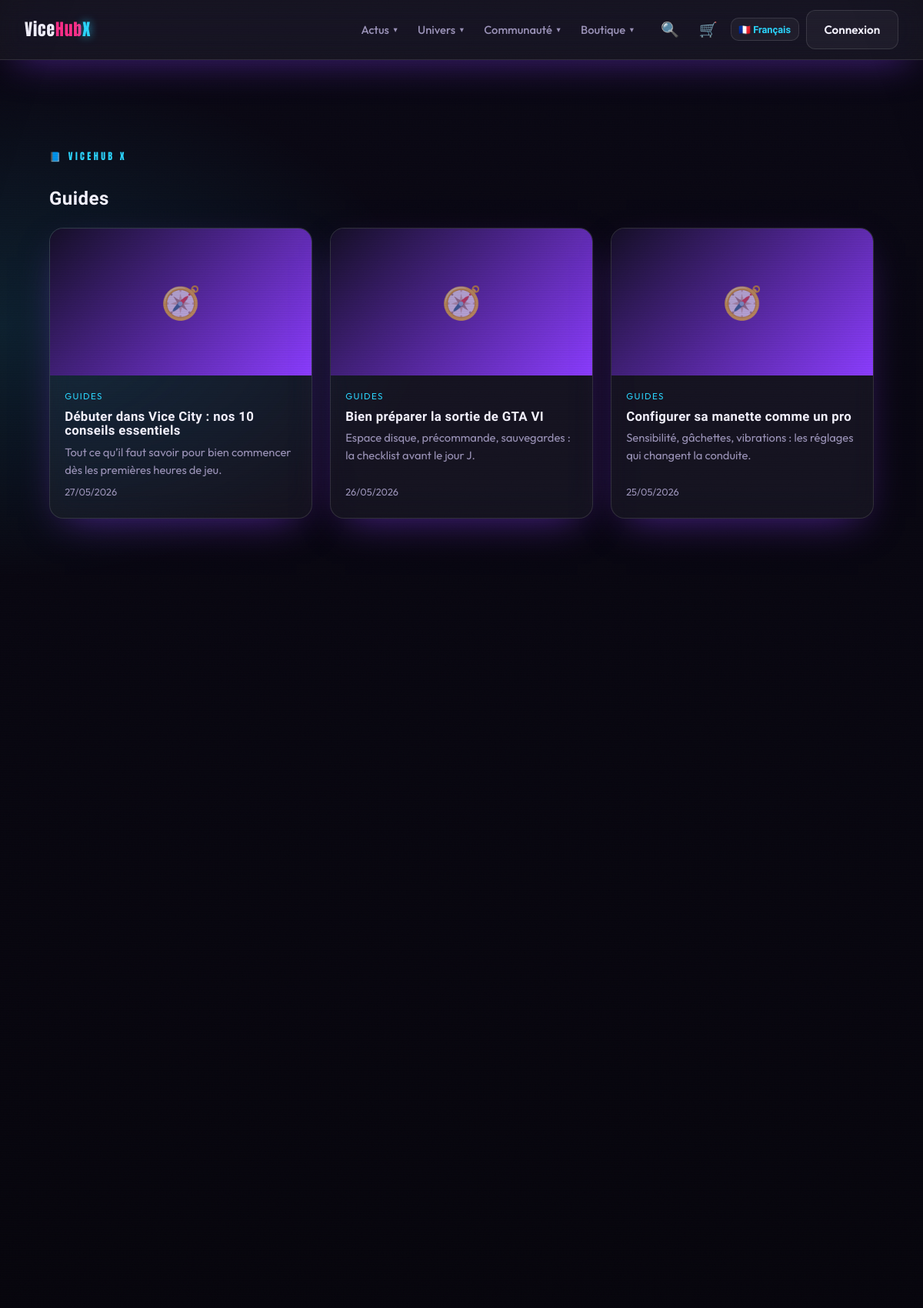
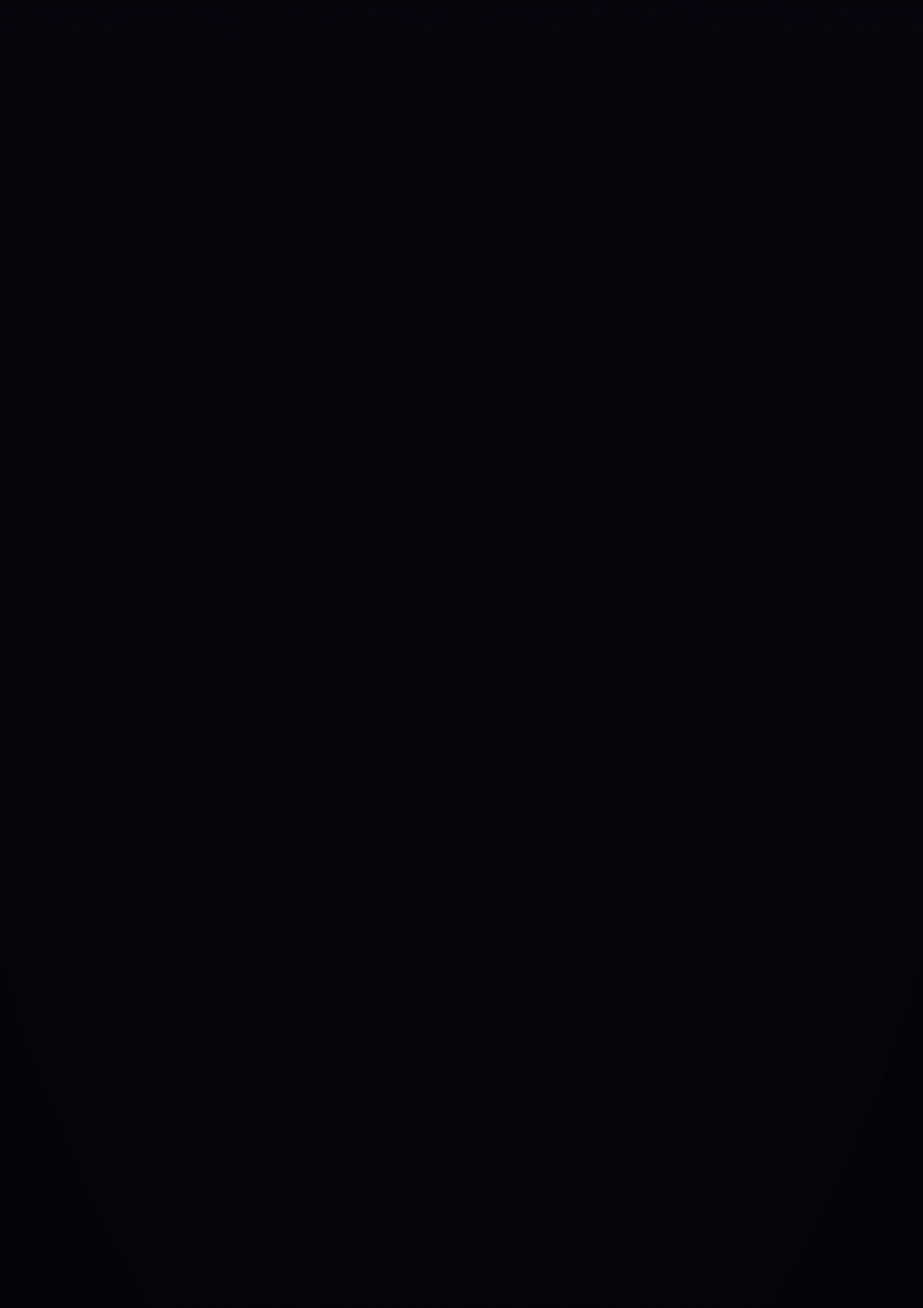
Page /pages/guides.php (upper part) on the committed database (2 pictures, top to bottom).
### tables this page shows
CREATE TABLE articles (
    id           INT AUTO_INCREMENT PRIMARY KEY,
    category_id  INT,
    lang         ENUM('fr','en') NOT NULL DEFAULT 'fr',
    title        VARCHAR(200) NOT NULL,
    slug         VARCHAR(220) NOT NULL UNIQUE,
    excerpt      VARCHAR(400),
    body         MEDIUMTEXT,
    badge        VARCHAR(20) DEFAULT NULL,
    image        VARCHAR(255) DEFAULT NULL,
    author_id    INT DEFAULT NULL,
    status       ENUM('draft','pending','published') NOT NULL DEFAULT 'draft',
    published_at DATETIME DEFAULT NULL,
    created_at   DATETIME NOT NULL DEFAULT CURRENT_TIMESTAMP,
    CONSTRAINT fk_articles_cat FOREIGN KEY (category_id)
        REFERENCES categories(id) ON DELETE SET NULL,
    INDEX idx_status (status),
    INDEX idx_lang (lang)
);

### config/database.php (called while the page is built, shortened)
<?php
function db(): PDO
{
    static $pdo = null;
    if ($pdo instanceof PDO) {
        return $pdo;
    }
    $dsn = sprintf(
        'mysql:host=%s;port=%s;dbname=%s;charset=utf8mb4',
        DB_HOST,
        DB_PORT,
        DB_NAME
    );
    try {
        $pdo = new PDO($dsn, DB_USER, DB_PASS, [
            PDO::ATTR_ERRMODE            => PDO::ERRMODE_EXCEPTION,
            PDO::ATTR_DEFAULT_FETCH_MODE => PDO::FETCH_ASSOC,
            PDO::ATTR_EMULATE_PREPARES   => false,
        ]);
    } catch (PDOException $e) {
        http_response_code(500);
        $hint = (getenv('APP_ENV') ?: 'dev') === 'prod'
            ? 'Service momentanément indisponible.'
            : 'Connexion base de données impossible : ' . $e->getMessage()
              . ' — vérifiez config/config.php et que la base "' . DB_NAME . '" existe.';
        exit('<p style="font-family:sans-serif;padding:2rem;color:#fff;background:#0a0a12">'
            . htmlspecialchars($hint, ENT_QUOTES, 'UTF-8') . '</p>');
    }
    return $pdo;
}

### pages/guides.php (the view, shortened to what this page needs)
<?php
$articles = get_articles(['category' => 'guides', 'lang' => lang()]);
require ROOT_PATH . '/includes/header.php';
?>
<section class="section">
    <span class="eyebrow">📘 ViceHub X</span>
    <h1><?= e(t('page_guides_title')) ?></h1>
    <?php if ($articles): ?>
    <div class="cards" style="margin-top:1.5rem">
        <?php foreach ($articles as $a): ?>
            <article class="card glass reveal">
                <?= media_html($a['image'] ?? '', '🧭', $a['title']) ?>
                <div class="card__body">
                    <span class="card__cat"><?= e(t('nav_guides')) ?></span>
                    <h3 class="card__title"><a href="<?= e(with_lang(url('pages/article.php?slug=' . urlencode($a['slug'])))) ?>"><?= e($a['title']) ?></a></h3>
                    <p class="card__excerpt"><?= e($a['excerpt']) ?></p>
                    <span class="card__date"><?= e(fmt_date($a['published_at'])) ?></span>
                </div>
            </article>
        <?php endforeach; ?>
    </div>
    <?php else: ?>
        <p class="muted"><?= e(t('no_content')) ?></p>
    <?php endif; ?>
</section>
<?php require ROOT_PATH . '/includes/footer.php'; ?>

### includes/functions.php (shortened to what this page needs)
<?php
function e(?string $value): string
{
    return htmlspecialchars((string) $value, ENT_QUOTES | ENT_SUBSTITUTE, 'UTF-8');
}
function t(string $key): string
{
    return $GLOBALS['LANG'][$key] ?? ($GLOBALS['LANG_FALLBACK'][$key] ?? $key);
}
function lang(): string
{
    return $GLOBALS['LANG_CODE'] ?? 'fr';
}
function with_lang(string $url): string
{
    if (lang() === 'fr') {
        return $url;
    }
    $sep = str_contains($url, '?') ? '&' : '?';
    return $url . $sep . 'lang=' . lang();
}
function url(string $path): string
{
    return BASE_URL . '/' . ltrim($path, '/');
}
function fmt_date(?string $datetime): string
{
    $ts = strtotime($datetime);
    return $ts ? date('d/m/Y', $ts) : '';
}
function get_articles(array $filters = []): array
{
    $sql = "SELECT a.*, c.slug AS category_slug, c.name AS category_name
            FROM articles a
            LEFT JOIN categories c ON c.id = a.category_id
            WHERE a.status = 'published'";
    $params = [];
    if (!empty($filters['category'])) {
        $sql .= ' AND c.slug = ?';
        $params[] = $filters['category'];
    }
    if (!empty($filters['lang'])) {
        $sql .= ' AND a.lang = ?';
        $params[] = $filters['lang'];
    }
    $sql .= ' ORDER BY a.published_at DESC, a.id DESC';
    $stmt = db()->prepare($sql);
    $stmt->execute($params);
    return $stmt->fetchAll();
}
function cdn_url(string $filename): string
{
    static $map = null;
    if ($map === null) {
        $f = ROOT_PATH . '/config/cdn_map.php';
        $map = is_file($f) ? (require $f) : [];
    }
    return $map[$filename] ?? '';
}
function img_src(?string $path): string
{
    $path = trim((string) $path);
    if ($path === '' || preg_match('#^https?://#', $path) || str_starts_with($path, '/preview.php')) {
        return $path;
    }
    $rel = ltrim($path, '/');
    $cdn = cdn_url(basename($rel));
    return $cdn !== '' ? $cdn : $path;
}
function webp_variant(string $src): string
{
    if (preg_match('#^https?://[^/]*cloudfront\.net/.+#i', $src)) {
        if (preg_match('/\.(png|jpe?g|webp)$/i', $src)) {
            return preg_replace('/\.(png|jpe?g|webp)$/i', '_min.webp', $src);
        }
        return '';
    }
    return '';
}
function media_html(?string $img, string $emoji, string $alt = ''): string
{
    $src = img_src($img);
    $alt = $alt !== '' ? $alt : 'Illustration GTA VI — ViceHub X';
    $out = '<div class="card__media"><span class="card__emoji" aria-hidden="true">' . $emoji . '</span>';
    if ($src !== '') {
        $img_tag = '<img class="card__img" src="' . e($src) . '" alt="' . e($alt)
            . '" loading="lazy" decoding="async" onerror="(this.closest(\'picture\')||this).remove()">';
        $webp = webp_variant($src);
        if ($webp !== '') {
            $out .= '<picture><source srcset="' . e($webp) . '" type="image/webp">' . $img_tag . '</picture>';
        } else {
            $out .= $img_tag;
        }
    }
    return $out . '</div>';
}

### rows in the picture
articles: title "Débuter dans Vice City : nos 10 conseils essentiels", excerpt "Tout ce qu’il faut savoir pour bien commencer dès les premières heures de jeu.", published_at "27/05/2026"
articles: title "Bien préparer la sortie de GTA VI", excerpt "Espace disque, précommande, sauvegardes : la checklist avant le jour J.", published_at "26/05/2026"
articles: title "Configurer sa manette comme un pro", excerpt "Sensibilité, gâchettes, vibrations : les réglages qui changent la conduite.", published_at "25/05/2026"

### other values in the picture
$item['label'] "Actus"
$item['label'] "Univers"
$item['label'] "Communauté"
$item['label'] "Boutique"
t('page_guides_title') "Guides"
form field value "🇫🇷 Français"
